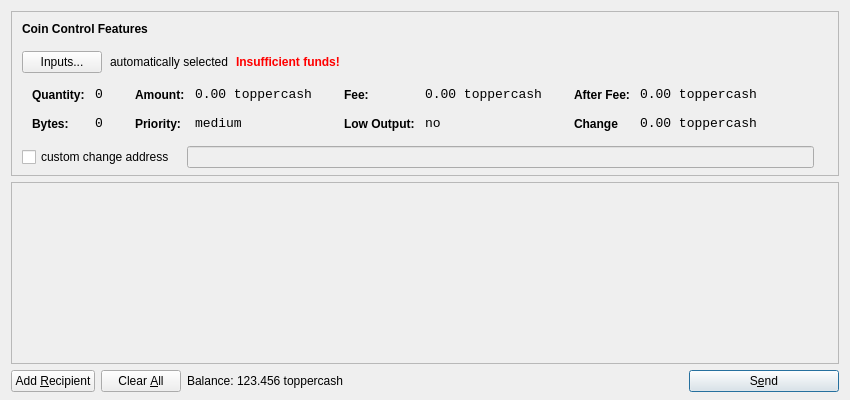
<?xml version="1.0" encoding="UTF-8"?>
<ui version="4.0">
 <class>SendCoinsDialog</class>
 <widget class="QDialog" name="SendCoinsDialog">
  <property name="geometry">
   <rect>
    <x>0</x>
    <y>0</y>
    <width>850</width>
    <height>400</height>
   </rect>
  </property>
  <property name="windowTitle">
   <string>Send Coins</string>
  </property>
  <layout class="QVBoxLayout" name="verticalLayout" stretch="0,1,0">
   <property name="bottomMargin">
    <number>8</number>
   </property>
   <item>
    <widget class="QFrame" name="frameCoinControl">
     <property name="sizePolicy">
      <sizepolicy hsizetype="Expanding" vsizetype="Expanding">
       <horstretch>0</horstretch>
       <verstretch>0</verstretch>
      </sizepolicy>
     </property>
     <property name="maximumSize">
      <size>
       <width>16777215</width>
       <height>16777215</height>
      </size>
     </property>
     <property name="frameShape">
      <enum>QFrame::StyledPanel</enum>
     </property>
     <property name="frameShadow">
      <enum>QFrame::Sunken</enum>
     </property>
     <layout class="QVBoxLayout" name="verticalLayoutCoinControl2">
      <property name="spacing">
       <number>-1</number>
      </property>
      <property name="leftMargin">
       <number>0</number>
      </property>
      <property name="topMargin">
       <number>0</number>
      </property>
      <property name="rightMargin">
       <number>0</number>
      </property>
      <property name="bottomMargin">
       <number>6</number>
      </property>
      <item>
       <layout class="QVBoxLayout" name="verticalLayoutCoinControl" stretch="0,0,0,0,1">
        <property name="spacing">
         <number>0</number>
        </property>
        <property name="leftMargin">
         <number>10</number>
        </property>
        <property name="topMargin">
         <number>10</number>
        </property>
        <item>
         <layout class="QHBoxLayout" name="horizontalLayoutCoinControl1">
          <property name="bottomMargin">
           <number>15</number>
          </property>
          <item>
           <widget class="QLabel" name="labelCoinControlFeatures">
            <property name="sizePolicy">
             <sizepolicy hsizetype="Preferred" vsizetype="Maximum">
              <horstretch>0</horstretch>
              <verstretch>0</verstretch>
             </sizepolicy>
            </property>
            <property name="font">
             <font>
              <weight>75</weight>
              <bold>true</bold>
             </font>
            </property>
            <property name="styleSheet">
             <string notr="true">font-weight:bold;</string>
            </property>
            <property name="text">
             <string>Coin Control Features</string>
            </property>
           </widget>
          </item>
         </layout>
        </item>
        <item>
         <layout class="QHBoxLayout" name="horizontalLayoutCoinControl2" stretch="0,0,0,0">
          <property name="spacing">
           <number>8</number>
          </property>
          <property name="bottomMargin">
           <number>10</number>
          </property>
          <item>
           <widget class="QPushButton" name="pushButtonCoinControl">
            <property name="styleSheet">
             <string notr="true"/>
            </property>
            <property name="text">
             <string>Inputs...</string>
            </property>
           </widget>
          </item>
          <item>
           <widget class="QLabel" name="labelCoinControlAutomaticallySelected">
            <property name="text">
             <string>automatically selected</string>
            </property>
            <property name="margin">
             <number>5</number>
            </property>
           </widget>
          </item>
          <item>
           <widget class="QLabel" name="labelCoinControlInsuffFunds">
            <property name="font">
             <font>
              <weight>75</weight>
              <bold>true</bold>
             </font>
            </property>
            <property name="styleSheet">
             <string notr="true">color:red;font-weight:bold;</string>
            </property>
            <property name="text">
             <string>Insufficient funds!</string>
            </property>
            <property name="margin">
             <number>5</number>
            </property>
           </widget>
          </item>
          <item>
           <spacer name="horizontalSpacerCoinControl">
            <property name="orientation">
             <enum>Qt::Horizontal</enum>
            </property>
            <property name="sizeHint" stdset="0">
             <size>
              <width>40</width>
              <height>1</height>
             </size>
            </property>
           </spacer>
          </item>
         </layout>
        </item>
        <item>
         <widget class="QWidget" name="widgetCoinControl" native="true">
          <property name="sizePolicy">
           <sizepolicy hsizetype="Preferred" vsizetype="Preferred">
            <horstretch>0</horstretch>
            <verstretch>0</verstretch>
           </sizepolicy>
          </property>
          <property name="minimumSize">
           <size>
            <width>0</width>
            <height>0</height>
           </size>
          </property>
          <property name="styleSheet">
           <string notr="true"/>
          </property>
          <layout class="QHBoxLayout" name="horizontalLayoutCoinControl5">
           <property name="margin">
            <number>0</number>
           </property>
           <item>
            <layout class="QHBoxLayout" name="horizontalLayoutCoinControl3" stretch="0,0,0,1">
             <property name="spacing">
              <number>20</number>
             </property>
             <property name="topMargin">
              <number>0</number>
             </property>
             <property name="bottomMargin">
              <number>10</number>
             </property>
             <item>
              <layout class="QFormLayout" name="formLayoutCoinControl1">
               <property name="horizontalSpacing">
                <number>10</number>
               </property>
               <property name="verticalSpacing">
                <number>14</number>
               </property>
               <property name="leftMargin">
                <number>10</number>
               </property>
               <property name="topMargin">
                <number>4</number>
               </property>
               <property name="rightMargin">
                <number>6</number>
               </property>
               <item row="0" column="0">
                <widget class="QLabel" name="labelCoinControlQuantityText">
                 <property name="styleSheet">
                  <string notr="true">font-weight:bold;</string>
                 </property>
                 <property name="text">
                  <string>Quantity:</string>
                 </property>
                 <property name="margin">
                  <number>0</number>
                 </property>
                </widget>
               </item>
               <item row="0" column="1">
                <widget class="QLabel" name="labelCoinControlQuantity">
                 <property name="font">
                  <font>
                   <family>Monospace</family>
                   <pointsize>10</pointsize>
                  </font>
                 </property>
                 <property name="cursor">
                  <cursorShape>IBeamCursor</cursorShape>
                 </property>
                 <property name="contextMenuPolicy">
                  <enum>Qt::ActionsContextMenu</enum>
                 </property>
                 <property name="text">
                  <string>0</string>
                 </property>
                 <property name="margin">
                  <number>0</number>
                 </property>
                 <property name="textInteractionFlags">
                  <set>Qt::LinksAccessibleByMouse|Qt::TextSelectableByKeyboard|Qt::TextSelectableByMouse</set>
                 </property>
                </widget>
               </item>
               <item row="1" column="0">
                <widget class="QLabel" name="labelCoinControlBytesText">
                 <property name="styleSheet">
                  <string notr="true">font-weight:bold;</string>
                 </property>
                 <property name="text">
                  <string>Bytes:</string>
                 </property>
                </widget>
               </item>
               <item row="1" column="1">
                <widget class="QLabel" name="labelCoinControlBytes">
                 <property name="font">
                  <font>
                   <family>Monospace</family>
                   <pointsize>10</pointsize>
                  </font>
                 </property>
                 <property name="cursor">
                  <cursorShape>IBeamCursor</cursorShape>
                 </property>
                 <property name="contextMenuPolicy">
                  <enum>Qt::ActionsContextMenu</enum>
                 </property>
                 <property name="text">
                  <string>0</string>
                 </property>
                 <property name="textInteractionFlags">
                  <set>Qt::LinksAccessibleByMouse|Qt::TextSelectableByKeyboard|Qt::TextSelectableByMouse</set>
                 </property>
                </widget>
               </item>
              </layout>
             </item>
             <item>
              <layout class="QFormLayout" name="formLayoutCoinControl2">
               <property name="horizontalSpacing">
                <number>10</number>
               </property>
               <property name="verticalSpacing">
                <number>14</number>
               </property>
               <property name="leftMargin">
                <number>6</number>
               </property>
               <property name="topMargin">
                <number>4</number>
               </property>
               <property name="rightMargin">
                <number>6</number>
               </property>
               <item row="0" column="0">
                <widget class="QLabel" name="labelCoinControlAmountText">
                 <property name="styleSheet">
                  <string notr="true">font-weight:bold;</string>
                 </property>
                 <property name="text">
                  <string>Amount:</string>
                 </property>
                 <property name="margin">
                  <number>0</number>
                 </property>
                </widget>
               </item>
               <item row="0" column="1">
                <widget class="QLabel" name="labelCoinControlAmount">
                 <property name="font">
                  <font>
                   <family>Monospace</family>
                   <pointsize>10</pointsize>
                  </font>
                 </property>
                 <property name="cursor">
                  <cursorShape>IBeamCursor</cursorShape>
                 </property>
                 <property name="contextMenuPolicy">
                  <enum>Qt::ActionsContextMenu</enum>
                 </property>
                 <property name="text">
                  <string notr="true">0.00 toppercash</string>
                 </property>
                 <property name="textInteractionFlags">
                  <set>Qt::LinksAccessibleByMouse|Qt::TextSelectableByKeyboard|Qt::TextSelectableByMouse</set>
                 </property>
                </widget>
               </item>
               <item row="1" column="0">
                <widget class="QLabel" name="labelCoinControlPriorityText">
                 <property name="styleSheet">
                  <string notr="true">font-weight:bold;</string>
                 </property>
                 <property name="text">
                  <string>Priority:</string>
                 </property>
                </widget>
               </item>
               <item row="1" column="1">
                <widget class="QLabel" name="labelCoinControlPriority">
                 <property name="font">
                  <font>
                   <family>Monospace</family>
                   <pointsize>10</pointsize>
                  </font>
                 </property>
                 <property name="cursor">
                  <cursorShape>IBeamCursor</cursorShape>
                 </property>
                 <property name="contextMenuPolicy">
                  <enum>Qt::ActionsContextMenu</enum>
                 </property>
                 <property name="text">
                  <string>medium</string>
                 </property>
                 <property name="textInteractionFlags">
                  <set>Qt::LinksAccessibleByMouse|Qt::TextSelectableByKeyboard|Qt::TextSelectableByMouse</set>
                 </property>
                </widget>
               </item>
              </layout>
             </item>
             <item>
              <layout class="QFormLayout" name="formLayoutCoinControl3">
               <property name="horizontalSpacing">
                <number>10</number>
               </property>
               <property name="verticalSpacing">
                <number>14</number>
               </property>
               <property name="leftMargin">
                <number>6</number>
               </property>
               <property name="topMargin">
                <number>4</number>
               </property>
               <property name="rightMargin">
                <number>6</number>
               </property>
               <item row="0" column="0">
                <widget class="QLabel" name="labelCoinControlFeeText">
                 <property name="styleSheet">
                  <string notr="true">font-weight:bold;</string>
                 </property>
                 <property name="text">
                  <string>Fee:</string>
                 </property>
                 <property name="margin">
                  <number>0</number>
                 </property>
                </widget>
               </item>
               <item row="0" column="1">
                <widget class="QLabel" name="labelCoinControlFee">
                 <property name="font">
                  <font>
                   <family>Monospace</family>
                   <pointsize>10</pointsize>
                  </font>
                 </property>
                 <property name="cursor">
                  <cursorShape>IBeamCursor</cursorShape>
                 </property>
                 <property name="contextMenuPolicy">
                  <enum>Qt::ActionsContextMenu</enum>
                 </property>
                 <property name="text">
                  <string notr="true">0.00 toppercash</string>
                 </property>
                 <property name="textInteractionFlags">
                  <set>Qt::LinksAccessibleByMouse|Qt::TextSelectableByKeyboard|Qt::TextSelectableByMouse</set>
                 </property>
                </widget>
               </item>
               <item row="1" column="0">
                <widget class="QLabel" name="labelCoinControlLowOutputText">
                 <property name="styleSheet">
                  <string notr="true">font-weight:bold;</string>
                 </property>
                 <property name="text">
                  <string>Low Output:</string>
                 </property>
                </widget>
               </item>
               <item row="1" column="1">
                <widget class="QLabel" name="labelCoinControlLowOutput">
                 <property name="font">
                  <font>
                   <family>Monospace</family>
                   <pointsize>10</pointsize>
                  </font>
                 </property>
                 <property name="cursor">
                  <cursorShape>IBeamCursor</cursorShape>
                 </property>
                 <property name="contextMenuPolicy">
                  <enum>Qt::ActionsContextMenu</enum>
                 </property>
                 <property name="text">
                  <string>no</string>
                 </property>
                 <property name="textInteractionFlags">
                  <set>Qt::LinksAccessibleByMouse|Qt::TextSelectableByKeyboard|Qt::TextSelectableByMouse</set>
                 </property>
                </widget>
               </item>
              </layout>
             </item>
             <item>
              <layout class="QFormLayout" name="formLayoutCoinControl4">
               <property name="horizontalSpacing">
                <number>10</number>
               </property>
               <property name="verticalSpacing">
                <number>14</number>
               </property>
               <property name="leftMargin">
                <number>6</number>
               </property>
               <property name="topMargin">
                <number>4</number>
               </property>
               <property name="rightMargin">
                <number>6</number>
               </property>
               <item row="0" column="0">
                <widget class="QLabel" name="labelCoinControlAfterFeeText">
                 <property name="styleSheet">
                  <string notr="true">font-weight:bold;</string>
                 </property>
                 <property name="text">
                  <string>After Fee:</string>
                 </property>
                 <property name="margin">
                  <number>0</number>
                 </property>
                </widget>
               </item>
               <item row="0" column="1">
                <widget class="QLabel" name="labelCoinControlAfterFee">
                 <property name="font">
                  <font>
                   <family>Monospace</family>
                   <pointsize>10</pointsize>
                  </font>
                 </property>
                 <property name="cursor">
                  <cursorShape>IBeamCursor</cursorShape>
                 </property>
                 <property name="contextMenuPolicy">
                  <enum>Qt::ActionsContextMenu</enum>
                 </property>
                 <property name="text">
                  <string notr="true">0.00 toppercash</string>
                 </property>
                 <property name="textInteractionFlags">
                  <set>Qt::LinksAccessibleByMouse|Qt::TextSelectableByKeyboard|Qt::TextSelectableByMouse</set>
                 </property>
                </widget>
               </item>
               <item row="1" column="0">
                <widget class="QLabel" name="labelCoinControlChangeText">
                 <property name="styleSheet">
                  <string notr="true">font-weight:bold;</string>
                 </property>
                 <property name="text">
                  <string>Change</string>
                 </property>
                </widget>
               </item>
               <item row="1" column="1">
                <widget class="QLabel" name="labelCoinControlChange">
                 <property name="font">
                  <font>
                   <family>Monospace</family>
                   <pointsize>10</pointsize>
                  </font>
                 </property>
                 <property name="cursor">
                  <cursorShape>IBeamCursor</cursorShape>
                 </property>
                 <property name="contextMenuPolicy">
                  <enum>Qt::ActionsContextMenu</enum>
                 </property>
                 <property name="text">
                  <string notr="true">0.00 toppercash</string>
                 </property>
                 <property name="textInteractionFlags">
                  <set>Qt::LinksAccessibleByMouse|Qt::TextSelectableByKeyboard|Qt::TextSelectableByMouse</set>
                 </property>
                </widget>
               </item>
              </layout>
             </item>
            </layout>
           </item>
          </layout>
         </widget>
        </item>
        <item>
         <layout class="QHBoxLayout" name="horizontalLayoutCoinControl4" stretch="0,0,0">
          <property name="spacing">
           <number>12</number>
          </property>
          <property name="sizeConstraint">
           <enum>QLayout::SetDefaultConstraint</enum>
          </property>
          <property name="topMargin">
           <number>5</number>
          </property>
          <property name="rightMargin">
           <number>5</number>
          </property>
          <item>
           <widget class="QCheckBox" name="checkBoxCoinControlChange">
            <property name="text">
             <string>custom change address</string>
            </property>
           </widget>
          </item>
          <item>
           <widget class="QLineEdit" name="lineEditCoinControlChange">
            <property name="enabled">
             <bool>false</bool>
            </property>
            <property name="sizePolicy">
             <sizepolicy hsizetype="Expanding" vsizetype="Fixed">
              <horstretch>0</horstretch>
              <verstretch>0</verstretch>
             </sizepolicy>
            </property>
           </widget>
          </item>
          <item>
           <widget class="QLabel" name="labelCoinControlChangeLabel">
            <property name="sizePolicy">
             <sizepolicy hsizetype="Preferred" vsizetype="Expanding">
              <horstretch>0</horstretch>
              <verstretch>0</verstretch>
             </sizepolicy>
            </property>
            <property name="minimumSize">
             <size>
              <width>0</width>
              <height>0</height>
             </size>
            </property>
            <property name="text">
             <string/>
            </property>
            <property name="margin">
             <number>3</number>
            </property>
           </widget>
          </item>
         </layout>
        </item>
        <item>
         <spacer name="verticalSpacerCoinControl">
          <property name="orientation">
           <enum>Qt::Vertical</enum>
          </property>
          <property name="sizeHint" stdset="0">
           <size>
            <width>800</width>
            <height>1</height>
           </size>
          </property>
         </spacer>
        </item>
       </layout>
      </item>
     </layout>
    </widget>
   </item>
   <item>
    <widget class="QScrollArea" name="scrollArea">
     <property name="widgetResizable">
      <bool>true</bool>
     </property>
     <widget class="QWidget" name="scrollAreaWidgetContents">
      <property name="geometry">
       <rect>
        <x>0</x>
        <y>0</y>
        <width>830</width>
        <height>165</height>
       </rect>
      </property>
      <layout class="QVBoxLayout" name="verticalLayout_2">
       <property name="margin">
        <number>0</number>
       </property>
       <item>
        <layout class="QVBoxLayout" name="entries">
         <property name="spacing">
          <number>6</number>
         </property>
        </layout>
       </item>
       <item>
        <spacer name="verticalSpacer">
         <property name="orientation">
          <enum>Qt::Vertical</enum>
         </property>
         <property name="sizeHint" stdset="0">
          <size>
           <width>20</width>
           <height>40</height>
          </size>
         </property>
        </spacer>
       </item>
      </layout>
     </widget>
    </widget>
   </item>
   <item>
    <layout class="QHBoxLayout" name="horizontalLayout">
     <item>
      <widget class="QPushButton" name="addButton">
       <property name="toolTip">
        <string>Send to multiple recipients at once</string>
       </property>
       <property name="text">
        <string>Add &amp;Recipient</string>
       </property>
       <property name="autoDefault">
        <bool>false</bool>
       </property>
      </widget>
     </item>
     <item>
      <widget class="QPushButton" name="clearButton">
       <property name="sizePolicy">
        <sizepolicy hsizetype="Minimum" vsizetype="Fixed">
         <horstretch>0</horstretch>
         <verstretch>0</verstretch>
        </sizepolicy>
       </property>
       <property name="toolTip">
        <string>Remove all transaction fields</string>
       </property>
       <property name="text">
        <string>Clear &amp;All</string>
       </property>
       <property name="autoRepeatDelay">
        <number>300</number>
       </property>
       <property name="autoDefault">
        <bool>false</bool>
       </property>
      </widget>
     </item>
     <item>
      <layout class="QHBoxLayout" name="horizontalLayout_2">
       <property name="spacing">
        <number>3</number>
       </property>
       <item>
        <widget class="QLabel" name="label">
         <property name="sizePolicy">
          <sizepolicy hsizetype="Preferred" vsizetype="Fixed">
           <horstretch>0</horstretch>
           <verstretch>0</verstretch>
          </sizepolicy>
         </property>
         <property name="text">
          <string>Balance:</string>
         </property>
        </widget>
       </item>
       <item>
        <widget class="QLabel" name="labelBalance">
         <property name="sizePolicy">
          <sizepolicy hsizetype="Preferred" vsizetype="Fixed">
           <horstretch>0</horstretch>
           <verstretch>0</verstretch>
          </sizepolicy>
         </property>
         <property name="cursor">
          <cursorShape>IBeamCursor</cursorShape>
         </property>
         <property name="text">
          <string notr="true">123.456 toppercash</string>
         </property>
         <property name="textInteractionFlags">
          <set>Qt::LinksAccessibleByMouse|Qt::TextSelectableByKeyboard|Qt::TextSelectableByMouse</set>
         </property>
        </widget>
       </item>
      </layout>
     </item>
     <item>
      <spacer name="horizontalSpacer">
       <property name="orientation">
        <enum>Qt::Horizontal</enum>
       </property>
       <property name="sizeHint" stdset="0">
        <size>
         <width>40</width>
         <height>20</height>
        </size>
       </property>
      </spacer>
     </item>
     <item>
      <widget class="QPushButton" name="sendButton">
       <property name="minimumSize">
        <size>
         <width>150</width>
         <height>0</height>
        </size>
       </property>
       <property name="toolTip">
        <string>Confirm the send action</string>
       </property>
       <property name="text">
        <string>S&amp;end</string>
       </property>
       <property name="icon">
        <iconset resource="../bitcoin.qrc">
         <normaloff>:/icons/send</normaloff>:/icons/send</iconset>
       </property>
       <property name="default">
        <bool>true</bool>
       </property>
      </widget>
     </item>
    </layout>
   </item>
  </layout>
 </widget>
 <resources>
  <include location="../bitcoin.qrc"/>
 </resources>
 <connections/>
</ui>
